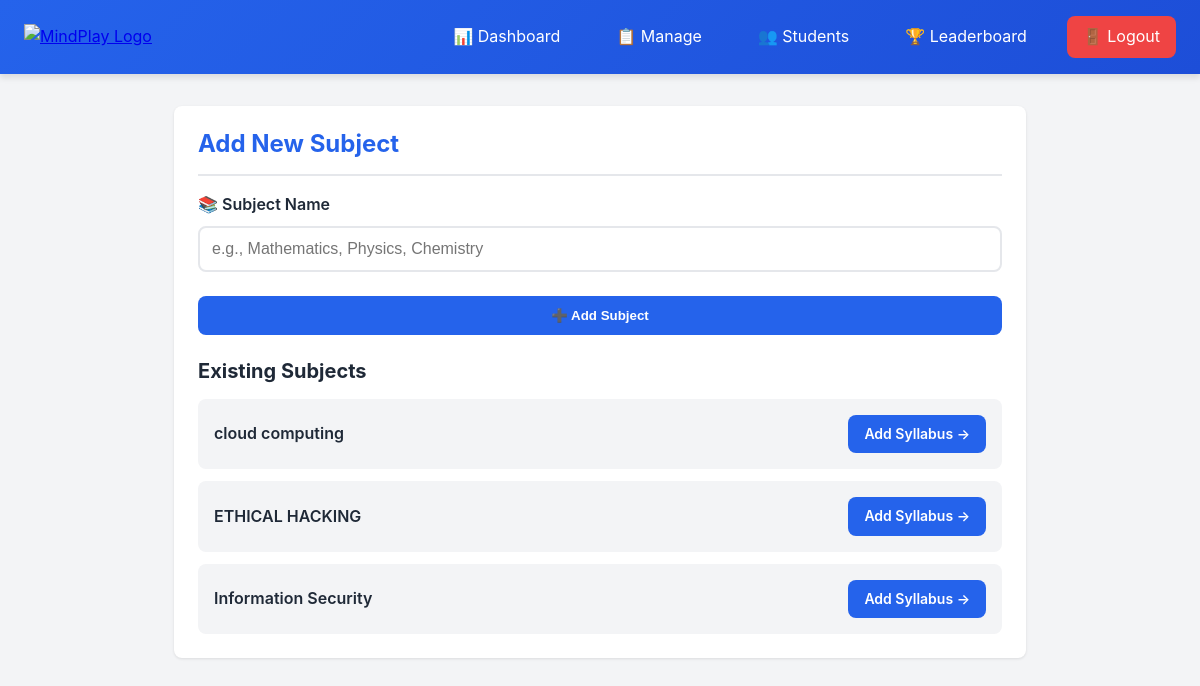
/add_subject.php (signed in), run on the app's committed database.
### tables this page shows
CREATE TABLE `subjects` (
  `id` int(11) NOT NULL,
  `subject_name` varchar(100) DEFAULT NULL,
  `description` text DEFAULT NULL COMMENT 'Subject description'
);

### add_subject.php (the view, shortened to what this page needs)
<?php
require_once __DIR__ . '/../config/db.php';
?>
<!DOCTYPE html>
<html lang="en">
<head>
    <link rel="stylesheet" href="../assets/css/style.css">
</head>
<body>
    <?php
    include __DIR__ . '/../includes/admin_navbar.php';
    ?>
    <div class="container-md">
        <div class="card fade-in">
            <h1 class="card-header">Add New Subject</h1>
            <form method="POST">
                <div class="form-group">
                    <label class="form-label">📚 Subject Name</label>
                    <input type="text" name="subject" required class="form-input"
                        placeholder="e.g., Mathematics, Physics, Chemistry">
                </div>
                <button type="submit" name="add" class="btn btn-primary btn-block">
                    ➕ Add Subject
                </button>
            </form>
            <div class="mt-3">
                <h2 style="font-size: 1.25rem; font-weight: 700; margin-bottom: 1rem;">Existing Subjects</h2>
                <div style="display: flex; flex-direction: column; gap: 0.75rem;">
                    <?php
                    $result = $conn->query("SELECT * FROM subjects ORDER BY subject_name");
                    if($result->num_rows > 0){
                        while($row = $result->fetch_assoc()){
                            $subject_name = htmlspecialchars($row['subject_name']);
                            $subject_id = intval($row['id']);
                            echo "<div style='background: var(--light); padding: 1rem; border-radius: var(--radius); display: flex; justify-content: space-between; align-items: center;'>
                                <span style='font-weight: 600;'>{$subject_name}</span>
                                <a href='add_syllabus.php?subject_id={$subject_id}' class='btn btn-primary btn-sm'>Add Syllabus →</a>
                            </div>";
                        }
                    } else {
                        echo "<p style='color: var(--gray);'>No subjects added yet</p>";
                    }
                    ?>
                </div>
            </div>
        </div>
    </div>
</body>
</html>

### style.css (style rules this page uses)
:root { --primary: #2563eb; --primary-dark: #1d4ed8; --secondary: #10b981; --secondary-dark: #059669; --danger: #ef4444; --danger-dark: #dc2626; --warning: #f59e0b; --info: #3b82f6; --dark: #1f2937; --light: #f3f4f6; --white: #ffffff; --gray: #6b7280; --gray-light: #e5e7eb; --shadow: 0 1px 3px rgba(0, 0, 0, 0.1); --shadow-md: 0 4px 6px rgba(0, 0, 0, 0.1); --shadow-lg: 0 10px 25px rgba(0, 0, 0, 0.15); --radius: 0.5rem; }
* { margin: 0; padding: 0; box-sizing: border-box; }
body { font-family: -apple-system, BlinkMacSystemFont, 'Segoe UI', 'Roboto', 'Oxygen', 'Ubuntu', sans-serif; background-color: var(--light); color: var(--dark); line-height: 1.6; }
h1, h2, h3, h4, h5, h6 { font-weight: 700; line-height: 1.2; margin-bottom: 1rem; }
h1 { font-size: 2.5rem; }
h2 { font-size: 2rem; }
.container-md { max-width: 900px; margin: 0 auto; padding: 2rem 1.5rem; }
.card { background: var(--white); border-radius: var(--radius); padding: 1.5rem; box-shadow: var(--shadow); margin-bottom: 1.5rem; }
.card-header { font-size: 1.5rem; font-weight: 700; color: var(--primary); margin-bottom: 1rem; padding-bottom: 1rem; border-bottom: 2px solid var(--gray-light); }
.btn { display: inline-block; padding: 0.75rem 1.5rem; border-radius: var(--radius); font-weight: 600; text-decoration: none; border: none; cursor: pointer; transition: all 0.2s; text-align: center; }
.btn-primary { background: var(--primary); color: var(--white); }
.btn-sm { padding: 0.5rem 1rem; font-size: 0.875rem; }
.btn-block { display: block; width: 100%; }
.form-group { margin-bottom: 1.5rem; }
.form-label { display: block; font-weight: 600; margin-bottom: 0.5rem; color: var(--dark); }
.form-input, .form-select, .form-textarea { width: 100%; padding: 0.75rem; border: 2px solid var(--gray-light); border-radius: var(--radius); font-size: 1rem; transition: border-color 0.2s; }
.mt-3 { margin-top: 1.5rem; }
.fade-in { animation: fadeIn 0.5s ease-in; }

### data on the page
subjects: subject_name "cloud computing"
subjects: subject_name "ETHICAL HACKING"
subjects: subject_name "Information Security"
